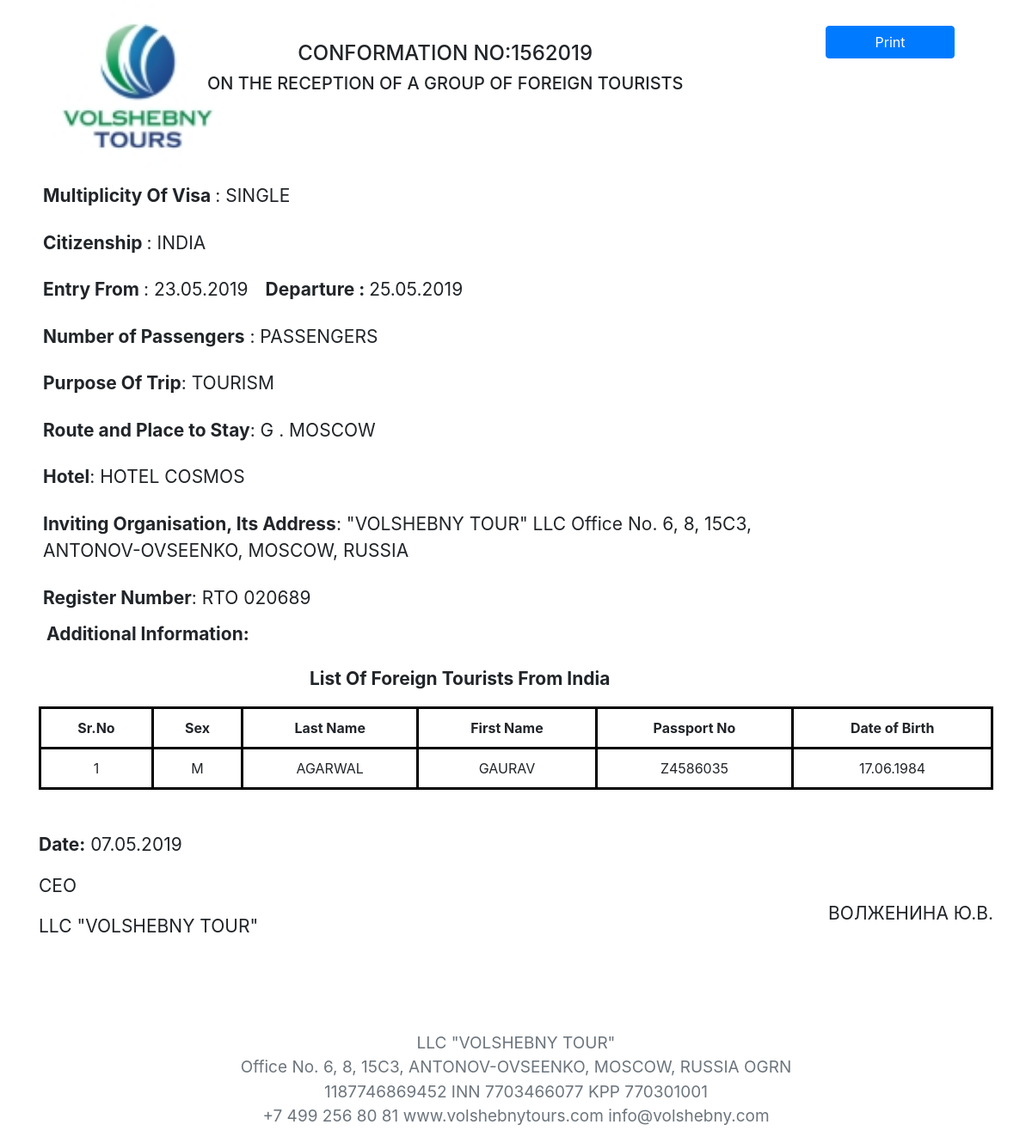
/english_visa/8, run on the app's committed database.
### generateletter/models.py (models this page shows, shortened)
class Visaletters(models.Model):
    Organization_Details = models.ForeignKey(Organization,on_delete=models.PROTECT,related_name="Organization_Name",)
    MULTIPLICITY = (
        ("single", "single"),
        ("double", "double"),
    )
    PAS = (("1", "1"), ("2", "2"), ("3", "3"), ("4", "4"), ("5", "5"))
    TOUR = (
        ("TOURISM","TOURISM"),
        ("AIM TOURISM","AIM TOURISM")
    )
    GENDER = (
        ("M","M"),
        ("F","F"),
    )
    def number():
        no = Visaletters.objects.count()
        if no == None:
            return 1
        else:
            return (int(str( ( 220 - 64 ) + no + 1 )+"2019"))
    multiplicity = models.CharField(choices=MULTIPLICITY, default="SINGLE",max_length=100)
    no_passengers = models.IntegerField(default=1)
    Country = CountryField(blank_label='(select country)')
    Tourism= models.CharField(choices=TOUR, default="TOURISM",max_length= 100 )
    entry_from = models.CharField(max_length=200)
    departure_to = models.CharField(max_length=200)
    Visa_Letter_Number = models.IntegerField(default=number)
    Visa_Letter_N = models.CharField(default = str(number),editable=False,max_length=200)
    Date_of_letter = models.CharField(max_length=200, blank=True)
    Routes_and_Places = models.CharField(max_length=500, default="moscow")
    hotels = models.CharField(max_length=264)
    multi = (("Paid", "Paid"), ("unpaid", "unpaid"))
    Payment_status = models.CharField(max_length=200, choices=multi, default="unpaid")
    amount = models.PositiveIntegerField()
    firstname_1 = models.CharField(max_length=264)
    lastname_1 = models.CharField(max_length=264)
    Passport_Number_1 = models.CharField(max_length=200, unique=True)
    Date_Of_Birth_1 = models.CharField(max_length=200)
    Sex_1 = models.CharField(choices=GENDER,max_length=100)
    firstname_2 = models.CharField(max_length=264, blank=True)
    lastname_2 = models.CharField(max_length=264, blank=True)
    Passport_Number_2 = models.CharField(max_length=200, blank=True)
    Date_Of_Birth_2 = models.CharField(max_length=200, blank=True)
    Sex_2 = models.CharField(max_length=100,choices=GENDER, blank=True)
    firstname_3 = models.CharField(max_length=264, blank=True)
    lastname_3 = models.CharField(max_length=264, blank=True)
    Passport_Number_3 = models.CharField(max_length=200, blank=True)
    Date_Of_Birth_3 = models.CharField(max_length=200, blank=True)
    Sex_3 = models.CharField(max_length=100,choices=GENDER, blank=True)
    firstname_4 = models.CharField(max_length=264, blank=True)
    lastname_4 = models.CharField(max_length=264, blank=True)
    Passport_Number_4 = models.CharField(max_length=200, blank=True)
    Date_Of_Birth_4 = models.CharField(max_length=200, blank=True)
    Sex_4 = models.CharField(max_length=100,choices=GENDER, blank=True)
    firstname_5 = models.CharField(max_length=264, blank=True)
    lastname_5 = models.CharField(max_length=264, blank=True)
    Passport_Number_5 = models.CharField(max_length=200, blank=True)
    Date_Of_Birth_5 = models.CharField(max_length=200, blank=True)
    Sex_5 = models.CharField(max_length=100,choices=GENDER, blank=True)
    class Meta:
        verbose_name_plural = "Fill Form to Generate Visa Letter and Voucher"

### generateletter/views.py (the view)
# urls.py: path("english_visa/<int:pk>", views.gen_eng_visa.as_view(), name="gen_eng_visa"),
class gen_eng_visa(DetailView):
    model = Visaletters
    context_object_name = "detail_visa"
    template_name = "generateletter/gen_eng_visa.html"

### templates/generateletter/gen_eng_visa.html (shortened to what this page needs)
<html lang="en">
{% load staticfiles %}
{% load gtranslate %}
  <head>
    <link rel="stylesheet" href="https://stackpath.bootstrapcdn.com/bootstrap/4.3.1/css/bootstrap.min.css">
  </head>
  <body>
    <button id="printPageButton" class="btn btn-primary" onClick="window.print();" style="float: right; margin-right:90px; margin-top:30px; width:150px;">Print</button>
    <div class="container">
      <div class="row">
      <div class="col-2">
        <img src="{% static 'Logo--k7-01.jpg' %}" alt="VOLSHEBNY TOUR LLC" class="d-flex" style="width:200px; height:200px;">
      </div>
      <div class="col-10 mt-5 ">
        <h4 class="text-center col-10">CONFORMATION NO:{{ detail_visa.Visa_Letter_Number }}</h4>
        <h5 class="text-center col-10">ON THE RECEPTION OF A GROUP OF FOREIGN TOURISTS</h5>
      </div>
      </div>
      <div class="row">
      <ul class="list-group mb-1">
        <li class="list-group-item border-0 fontsize"><b>Multiplicity Of Visa </b> : <span  class="text-uppercase" >{{ detail_visa.multiplicity }}</span></li>
        <li class="list-group-item border-0 fontsize"><b>Citizenship  </b>: <span class="text-uppercase"> {{ detail_visa.Country.name }}</span></li>
        <li class="list-group-item border-0 fontsize"><b>Entry From </b>: {{ detail_visa.entry_from }}<span style="margin-left:20px"><b>Departure : </b>  {{ detail_visa.departure_to }}</span></li>
        <li class="list-group-item border-0 fontsize"><b>Number of Passengers</b> : {{ detail_visa.no_passenger }} PASSENGERS</li>
        <li class="list-group-item border-0 fontsize"><b>Purpose Of Trip</b>: {{detail_visa.Tourism}}</li>
        <li class="list-group-item border-0 fontsize"><b>Route and Place to Stay</b>: <span class="text-uppercase">{{ detail_visa.Routes_and_Places }}</span></li>
        <li class="list-group-item border-0 fontsize"><b>Hotel</b>: <span class="text-uppercase">{{ detail_visa.hotels }}</span></li>
        <li class="list-group-item border-0 fontsize"><b>Inviting Organisation, Its Address</b>: "VOLSHEBNY TOUR" LLC
            Office No. 6, 8, 15С3,<br> ANTONOV-OVSEENKO, MOSCOW, RUSSIA</li>
        <li class="list-group-item border-0 fontsize"><b>Register Number</b>: RTO 020689</li>
        <p class="ml-4 fontsize"><b>Additional Information:</b></p>
        </ul>
        <p class=" fontsize" style="margin-left:330px;padding-bottom:1px; "><b>List Of Foreign Tourists From India</b></p>
      </div>
      {% if detail_visa.firstname_5 %}
      <div>
      <table class="table differenttable table-bordered text-center">
        <thead>
        <tr>
          <th  class="notbold">Sr.No</th>
          <th  class="notbold">Sex</th>
          <th  class="notbold">Last Name</th>
          <th  class="notbold">First Name</th>
          <th  class="notbold">Passport No</th>
          <th  class="notbold">Date Of Birth</th>
        </tr>
        </thead>
        <tr>
            <td>1</td>
          <td  class="notbold">{{detail_visa.Sex_1}}</td>
          <td  class="notbold">{{detail_visa.lastname_1}}</td>
          <td  class="notbold">{{detail_visa.firstname_1}}</td>
          <td  class="notbold">{{detail_visa.Passport_Number_1}}</td>
          <td  class="notbold">{{detail_visa.Date_Of_Birth_1}}</td>
        </tr>
        <tr>
            <td>2</td>
          <td  class="notbold">{{detail_visa.Sex_2}}</td>
          <td  class="notbold">{{detail_visa.lastname_2}}</td>
          <td  class="notbold">{{detail_visa.firstname_2}}</td>
          <td  class="notbold">{{detail_visa.Passport_Number_2}}</td>
          <td  class="notbold">{{detail_visa.Date_Of_Birth_2}}</td>
        </tr>
        <tr>
            <td>3</td>
          <td  class="notbold">{{detail_visa.Sex_3}}</td>
          <td  class="notbold">{{detail_visa.lastname_3}}</td>
          <td  class="notbold">{{detail_visa.firstname_3}}</td>
          <td  class="notbold">{{detail_visa.Passport_Number_3}}</td>
          <td  class="notbold">{{detail_visa.Date_Of_Birth_3}}</td>
        </tr>
        <tr>
            <td>4</td>
          <td  class="notbold">{{detail_visa.Sex_4}}</td>
          <td  class="notbold">{{detail_visa.lastname_4}}</td>
          <td  class="notbold">{{detail_visa.firstname_4}}</td>
          <td  class="notbold">{{detail_visa.Passport_Number_4}}</td>
          <td  class="notbold">{{detail_visa.Date_Of_Birth_4}}</td>
        </tr>
        <tr>
            <td>5</td>
          <td  class="notbold">{{detail_visa.Sex_5}}</td>
          <td  class="notbold">{{detail_visa.lastname_5}}</td>
          <td  class="notbold">{{detail_visa.firstname_5}}</td>
          <td  class="notbold">{{detail_visa.Passport_Number_5}}</td>
          <td  class="notbold">{{detail_visa.Date_Of_Birth_5}}</td>
        </tr>
      </table>
      {% elif detail_visa.firstname_1 %}
      <table class="table differenttable table-bordered text-center">
        <thead>
        <tr>
            <th  class="notbold">Sr.No</th>
          <th>Sex</th>
          <th>Last Name</th>
          <th>First Name</th>
          <th>Passport No</th>
          <th>Date of Birth</th>
        </tr>
        </thead>
        <tr>
            <td>1</td>
          <td>{{detail_visa.Sex_1}}</td>
          <td>{{detail_visa.lastname_1}}</td>
          <td>{{detail_visa.firstname_1}}</td>
          <td>{{detail_visa.Passport_Number_1}}</td>
          <td>{{detail_visa.Date_Of_Birth_1}}</td>
        </tr>
      </table>
      {% endif %}
      <div class="d-flex flex-row justify-content-between mt-5 fontsize">
        <div >
          <p><b>Date:</b> {{detail_visa.Date_of_letter}}</p>
          <P>CEO</P>
          <P>LLC "VOLSHEBNY TOUR"</P>
        </div>
          <p style="margin-top:80px" class="text-uppercase">Волженина Ю.В.</p>
        </div>
      <div class="row">
        <div class="col-8 text-center text-muted mx-auto">
          <p class="font_size" style="margin-top:90px;">
            LLC "VOLSHEBNY TOUR"<br>
               Office No. 6, 8, 15С3, ANTONOV-OVSEENKO, MOSCOW, RUSSIA
          OGRN 1187746869452 INN 7703466077 KPP 770301001<br>
            +7 499 256 80 81 www.volshebnytours.com info@volshebny.com</p>
        </div>
      </div>
    </div>
  </body>
</html>

### templates/generateletter/gen_eng_visa.html (style rules this page uses)
.font_size { font-size: 19px; }
.fontsize { font-size: 21px; }
table.table-bordered > tbody > tr > td { border:3px solid black !important; }
table.table-bordered > thead > tr > th { border:3px solid black !important; }

### data on the page
Visaletters: Visa_Letter_Number "1562019", multiplicity "SINGLE", Country.name "INDIA", entry_from "23.05.2019", departure_to "25.05.2019", Tourism "TOURISM", Routes_and_Places "G . MOSCOW", hotels "HOTEL COSMOS", Sex_1 "M", lastname_1 "AGARWAL", firstname_1 "GAURAV", Passport_Number_1 "Z4586035", Date_Of_Birth_1 "17.06.1984", Date_of_letter "07.05.2019"
